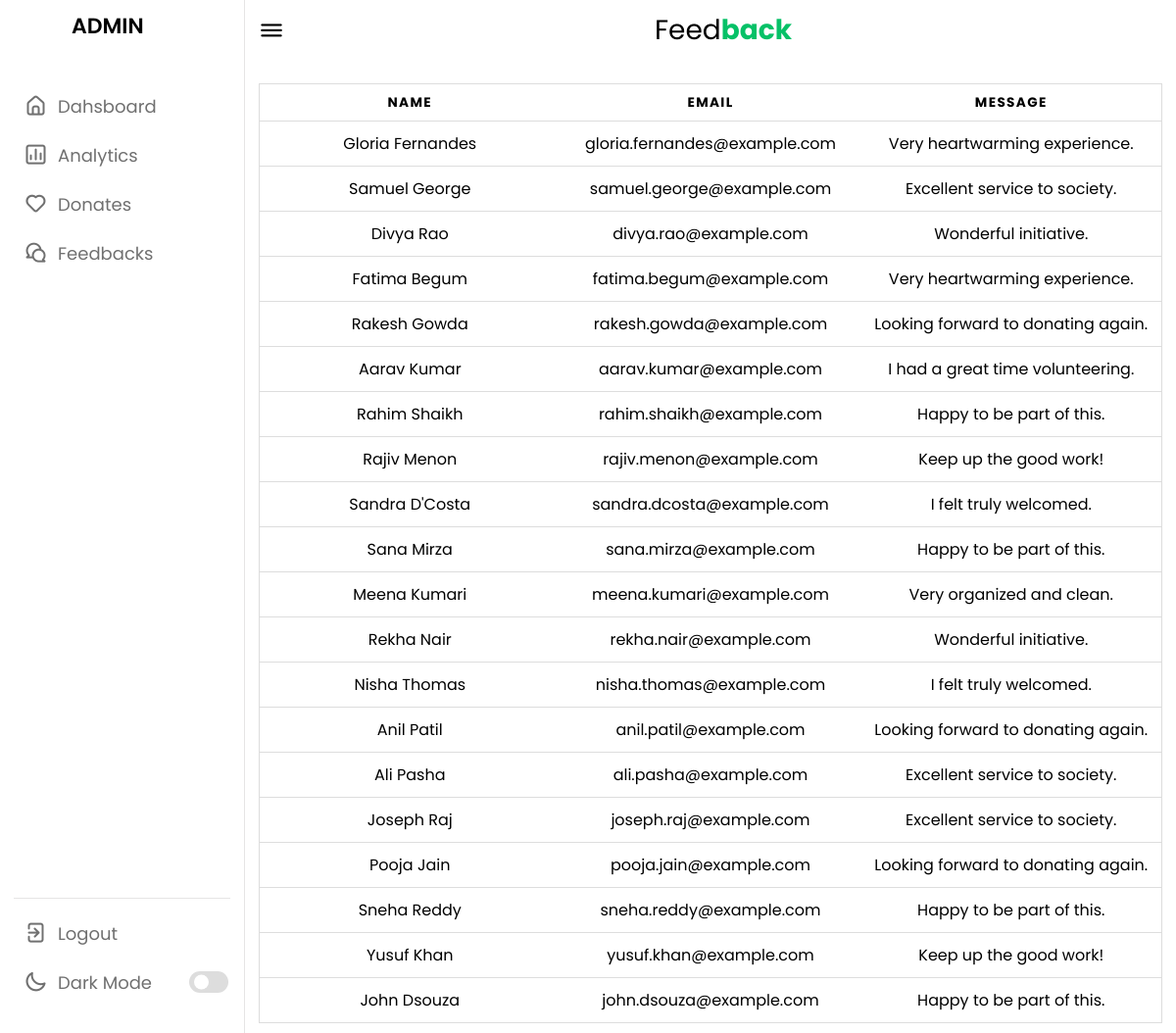
The app's page /admin/feedback.php with its own data.
### tables this page shows
CREATE TABLE `user_feedback` (
  `id` int(11) NOT NULL,
  `name` varchar(100) NOT NULL,
  `email` varchar(100) NOT NULL,
  `message` text NOT NULL
);

### admin/feedback.php (the view, shortened to what this page needs)
<!DOCTYPE html>
<html lang="en">
<head>
    <link rel="stylesheet" href="https://cdnjs.cloudflare.com/ajax/libs/font-awesome/4.7.0/css/font-awesome.min.css">
    <link rel="stylesheet" href="admin.css">
    <link rel="stylesheet" href="https://unicons.iconscout.com/release/v4.0.0/css/line.css">
<?php
 $connection=mysqli_connect("localhost:3306","root","");
?>
</head>
<body>
    <nav>
        <div class="logo-name">
            <span class="logo_name">ADMIN</span>
        </div>
        <div class="menu-items">
            <ul class="nav-links">
                <li><a href="admin.php">
                    <i class="uil uil-estate"></i>
                    <span class="link-name">Dahsboard</span>
                </a></li>
                <li><a href="analytics.php">
                    <i class="uil uil-chart"></i>
                    <span class="link-name">Analytics</span>
                </a></li>
                <li><a href="donate.php">
                    <i class="uil uil-heart"></i>
                    <span class="link-name">Donates</span>
                </a></li>
                <li><a href="#">
                    <i class="uil uil-comments"></i>
                    <span class="link-name">Feedbacks</span>
                </a></li>
            </ul>
            <ul class="logout-mode">
                <li><a href="../logout.php">
                    <i class="uil uil-signout"></i>
                    <span class="link-name">Logout</span>
                </a></li>
                <li class="mode">
                    <a href="#">
                        <i class="uil uil-moon"></i>
                    <span class="link-name">Dark Mode</span>
                </a>
                <div class="mode-toggle">
                  <span class="switch"></span>
                </div>
            </li>
            </ul>
        </div>
    </nav>
    <section class="dashboard">
        <div class="top">
            <i class="uil uil-bars sidebar-toggle"></i>
            <p  class ="logo" >Feed<b style="color: #06C167; ">back</b></p>
        </div>
       <br>
       <br>
       <br>
            <div class="activity">
                <div class="table-container">
         <div class="table-wrapper">
        <table class="table">
        <thead>
        <tr>
            <th>name</th>
            <th>email</th>
            <th>message</th>
        </tr>
        </thead>
       <tbody>
         <?php
        $query="select * from user_feedback ";
        $result=mysqli_query($connection, $query);
        if($result==true){
            while($row=mysqli_fetch_assoc($result)){
                echo "<tr><td data-label=\"name\">".$row['name']."</td><td data-label=\"email\">".$row['email']."</td><td data-label=\"message\">".$row['message']."</td></tr>";
             }
          }
       ?>
        </tbody>
    </table>
         </div>
                </div>
        </div>
    </section>
</body>
</html>

### admin/admin.css (style rules this page uses)
* { margin: 0; padding: 0; box-sizing: border-box; font-family: 'Poppins', sans-serif; }
:root { --primary-color: #0E4BF1; --panel-color: #FFF; --text-color: #000; --black-light-color: #707070; --border-color: #e6e5e5; --toggle-color: #DDD; --box1-color: #4DA3FF; --box2-color: #FFE6AC; --box3-color: #E7D1FC; --title-icon-color: #fff; --tran-05: all 0.5s ease; --tran-03: all 0.3s ease; --tran-03: all 0.2s ease; }
body { min-height: 100vh; background-color: var(--primary-color); }
nav { position: fixed; top: 0; left: 0; height: 100%; width: 250px; padding: 10px 14px; background-color: var(--panel-color); border-right: 1px solid var(--border-color); transition: var(--tran-05); }
nav .logo-name { display: flex; align-items: center; }
nav .logo-name .logo_name { font-size: 22px; font-weight: 600; color: var(--text-color); margin-left: 14px; transition: var(--tran-05); }
nav .menu-items { margin-top: 40px; height: calc(100% - 90px); display: flex; flex-direction: column; justify-content: space-between; }
.menu-items li { list-style: none; }
.menu-items li a { display: flex; align-items: center; height: 50px; text-decoration: none; position: relative; }
.menu-items li a i { font-size: 24px; min-width: 45px; height: 100%; display: flex; align-items: center; justify-content: center; color: var(--black-light-color); }
.menu-items li a .link-name { font-size: 18px; font-weight: 400; color: var(--black-light-color); transition: var(--tran-05); }
.menu-items .logout-mode { padding-top: 10px; border-top: 1px solid var(--border-color); }
.menu-items .mode { display: flex; align-items: center; white-space: nowrap; }
.menu-items .mode-toggle { position: absolute; right: 14px; height: 50px; min-width: 45px; display: flex; align-items: center; justify-content: center; cursor: pointer; }
.mode-toggle .switch { position: relative; display: inline-block; height: 22px; width: 40px; border-radius: 25px; background-color: var(--toggle-color); }
.switch:before { content: ""; position: absolute; left: 5px; top: 50%; transform: translateY(-50%); height: 15px; width: 15px; background-color: var(--panel-color); border-radius: 50%; transition: var(--tran-03); }
.dashboard { position: relative; left: 250px; background-color: var(--panel-color); min-height: 100vh; width: calc(100% - 250px); padding: 10px 14px; transition: var(--tran-05); }
.dashboard .top { position: fixed; top: 0; left: 250px; display: flex; width: calc(100% - 250px); justify-content: space-between; align-items: center; padding: 10px 14px; background-color: var(--panel-color); transition: var(--tran-05); z-index: 10; }
.dashboard .top .sidebar-toggle { font-size: 26px; color: var(--text-color); cursor: pointer; }
.logo { font-size: 28px; text-align: center; color:var(--text-color) ; }
table { border: 1px solid #ccc; border-collapse: collapse; margin: 0; padding: 0; width: 100%; table-layout: fixed; }
table tr { background-color: var(--panel-color); border: 1px solid #ddd; padding: .35em; color: var(--text-color); }
table th, table td { padding: .625em; text-align: center; }
table th { font-size: .85em; letter-spacing: .1em; text-transform: uppercase; }

### records on screen
user_feedback: name "Gloria Fernandes", email "gloria.fernandes@example.com", message "Very heartwarming experience."
user_feedback: name "Samuel George", email "samuel.george@example.com", message "Excellent service to society."
user_feedback: name "Divya Rao", email "divya.rao@example.com", message "Wonderful initiative."
user_feedback: name "Fatima Begum", email "fatima.begum@example.com", message "Very heartwarming experience."
user_feedback: name "Rakesh Gowda", email "rakesh.gowda@example.com", message "Looking forward to donating again."
user_feedback: name "Aarav Kumar", email "aarav.kumar@example.com", message "I had a great time volunteering."
user_feedback: name "Rahim Shaikh", email "rahim.shaikh@example.com", message "Happy to be part of this."
user_feedback: name "Rajiv Menon", email "rajiv.menon@example.com", message "Keep up the good work!"
user_feedback: name "Sandra D'Costa", email "sandra.dcosta@example.com", message "I felt truly welcomed."
user_feedback: name "Sana Mirza", email "sana.mirza@example.com", message "Happy to be part of this."
user_feedback: name "Meena Kumari", email "meena.kumari@example.com", message "Very organized and clean."
user_feedback: name "Rekha Nair", email "rekha.nair@example.com", message "Wonderful initiative."
user_feedback: name "Nisha Thomas", email "nisha.thomas@example.com", message "I felt truly welcomed."
user_feedback: name "Anil Patil", email "anil.patil@example.com", message "Looking forward to donating again."
user_feedback: name "Ali Pasha", email "ali.pasha@example.com", message "Excellent service to society."
user_feedback: name "Joseph Raj", email "joseph.raj@example.com", message "Excellent service to society."
user_feedback: name "Pooja Jain", email "pooja.jain@example.com", message "Looking forward to donating again."
user_feedback: name "Sneha Reddy", email "sneha.reddy@example.com", message "Happy to be part of this."
user_feedback: name "Yusuf Khan", email "yusuf.khan@example.com", message "Keep up the good work!"
user_feedback: name "John Dsouza", email "john.dsouza@example.com", message "Happy to be part of this."
